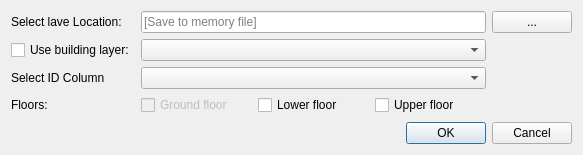
<?xml version="1.0" encoding="UTF-8"?>
<ui version="4.0">
 <class>CreatenewDialogBase</class>
 <widget class="QDialog" name="CreatenewDialogBase">
  <property name="geometry">
   <rect>
    <x>0</x>
    <y>0</y>
    <width>583</width>
    <height>155</height>
   </rect>
  </property>
  <property name="sizePolicy">
   <sizepolicy hsizetype="Preferred" vsizetype="Fixed">
    <horstretch>0</horstretch>
    <verstretch>0</verstretch>
   </sizepolicy>
  </property>
  <property name="minimumSize">
   <size>
    <width>0</width>
    <height>130</height>
   </size>
  </property>
  <property name="maximumSize">
   <size>
    <width>16777215</width>
    <height>155</height>
   </size>
  </property>
  <property name="windowTitle">
   <string>Create new land use layer</string>
  </property>
  <layout class="QFormLayout" name="formLayout">
   <item row="0" column="0" colspan="2">
    <layout class="QGridLayout" name="gridLayout">
     <item row="4" column="1" colspan="2">
      <widget class="QComboBox" name="selectIDbuildingCombo"/>
     </item>
     <item row="5" column="0">
      <widget class="QLabel" name="label">
       <property name="text">
        <string>Floors: </string>
       </property>
      </widget>
     </item>
     <item row="6" column="2">
      <spacer name="verticalSpacer_2">
       <property name="orientation">
        <enum>Qt::Vertical</enum>
       </property>
       <property name="sizeHint" stdset="0">
        <size>
         <width>20</width>
         <height>40</height>
        </size>
       </property>
      </spacer>
     </item>
     <item row="7" column="2">
      <widget class="QPushButton" name="pushButtonLUNewFileDLG">
       <property name="sizePolicy">
        <sizepolicy hsizetype="Maximum" vsizetype="Fixed">
         <horstretch>0</horstretch>
         <verstretch>0</verstretch>
        </sizepolicy>
       </property>
       <property name="text">
        <string>OK</string>
       </property>
      </widget>
     </item>
     <item row="2" column="0">
      <widget class="QLabel" name="SavelocationlabelLU">
       <property name="sizePolicy">
        <sizepolicy hsizetype="Maximum" vsizetype="Maximum">
         <horstretch>0</horstretch>
         <verstretch>0</verstretch>
        </sizepolicy>
       </property>
       <property name="text">
        <string>Select lave Location:</string>
       </property>
      </widget>
     </item>
     <item row="5" column="1" colspan="2">
      <layout class="QHBoxLayout" name="horizontalLayout">
       <item>
        <widget class="QCheckBox" name="LUincGFcheckBox">
         <property name="enabled">
          <bool>false</bool>
         </property>
         <property name="text">
          <string>Ground floor</string>
         </property>
        </widget>
       </item>
       <item>
        <widget class="QCheckBox" name="LUincLFcheckBox">
         <property name="text">
          <string>Lower floor</string>
         </property>
        </widget>
       </item>
       <item>
        <widget class="QCheckBox" name="LUincUFcheckBox">
         <property name="text">
          <string>Upper floor</string>
         </property>
        </widget>
       </item>
      </layout>
     </item>
     <item row="2" column="3">
      <widget class="QPushButton" name="pushButtonSelectLocationLU">
       <property name="sizePolicy">
        <sizepolicy hsizetype="Maximum" vsizetype="Fixed">
         <horstretch>0</horstretch>
         <verstretch>0</verstretch>
        </sizepolicy>
       </property>
       <property name="text">
        <string>...</string>
       </property>
      </widget>
     </item>
     <item row="3" column="0">
      <widget class="QCheckBox" name="createNewLUFileCheckBox">
       <property name="text">
        <string>Use building layer:</string>
       </property>
      </widget>
     </item>
     <item row="7" column="3">
      <widget class="QPushButton" name="closePopUpLUButton">
       <property name="sizePolicy">
        <sizepolicy hsizetype="Maximum" vsizetype="Fixed">
         <horstretch>0</horstretch>
         <verstretch>0</verstretch>
        </sizepolicy>
       </property>
       <property name="text">
        <string>Cancel</string>
       </property>
      </widget>
     </item>
     <item row="2" column="1" colspan="2">
      <widget class="QLineEdit" name="lineEditLU">
       <property name="placeholderText">
        <string>[Save to memory file]</string>
       </property>
      </widget>
     </item>
     <item row="3" column="1" colspan="2">
      <widget class="QComboBox" name="selectbuildingCombo"/>
     </item>
     <item row="4" column="0">
      <widget class="QLabel" name="label_2">
       <property name="text">
        <string>Select ID Column</string>
       </property>
      </widget>
     </item>
    </layout>
   </item>
  </layout>
 </widget>
 <resources/>
 <connections/>
</ui>
